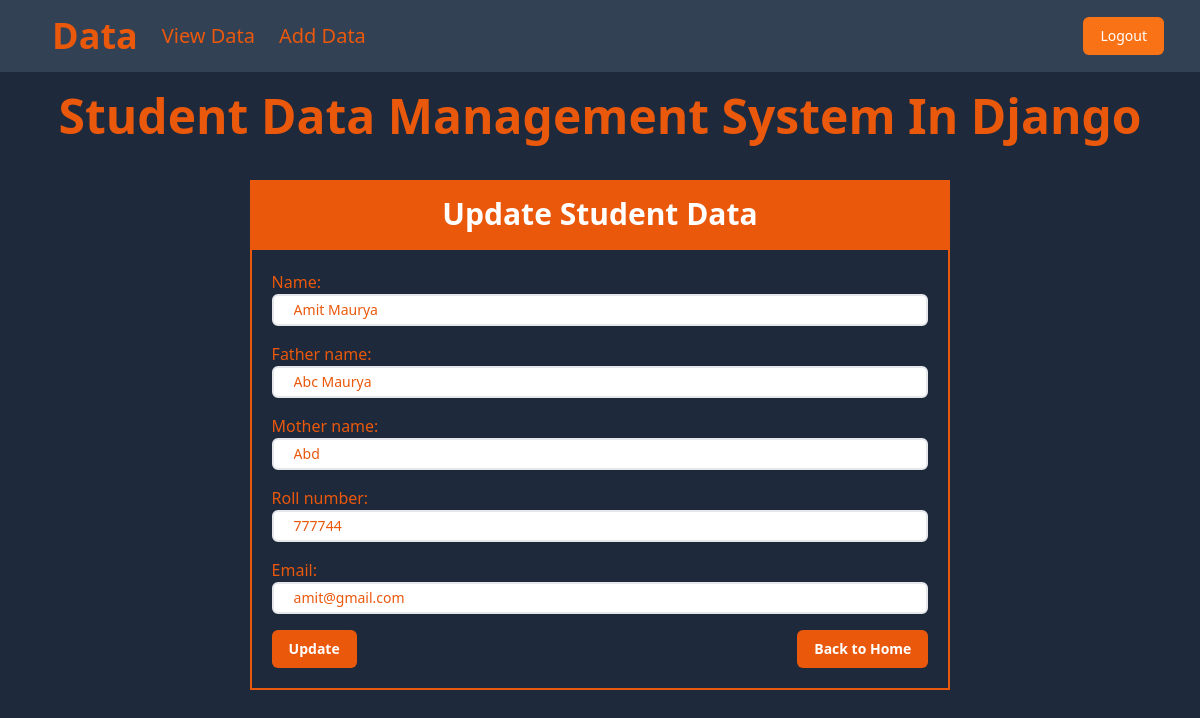
/update_Data/4/ (signed in), run on the app's committed database.
### data/models.py (models this page shows, shortened)
class Student_Data_Model(models.Model):
    name = models.CharField(max_length=50)
    father_name =models.CharField(max_length=60)
    mother_name =models.CharField(max_length=60)
    roll_number = models.IntegerField()
    email = models.EmailField(max_length=254)
    created_at = models.DateTimeField(auto_now_add=True)

### data/views.py (the view)
# urls.py: path('update_Data/<int:id>/',views.edit_Student_Data,name='Update_data'),
@login_required
def edit_Student_Data(request,id):
    if request.method == 'POST':
        get_Data_Model = Student_Data_Model.objects.get(pk = id)
        edit_forms = Add_Data_Form(request.POST,instance=get_Data_Model)
        if edit_forms.is_valid():
            edit_forms.save()
            return redirect('Show_data')
    else:
        get_Data_Model = Student_Data_Model.objects.get(pk = id)
        edit_forms = Add_Data_Form(instance=get_Data_Model)
    return render(request,'update_Details.html',{'edit_forms':edit_forms})

### data/templates/update_Details.html (shortened to what this page needs)
{% extends "layout.html" %}
{% block content %}
<h1 class="text-center text-4xl md:text-5xl font-bold p-5 text-orange-600">
    Student Data Management System In Django
  </h1>
  <div class="flex items-center justify-center px-4">
    <div class="py-5 w-full md:w-3/5">
      <h1 class="text-center text-2xl md:text-3xl font-bold p-4 bg-orange-600 text-white">
        Update Student Data
      </h1>
      <form action="" method="POST" class="border-2 border-orange-600 text-orange-600 p-5">
        <div class="space-y-4">
          {{edit_forms}}
        </div>
        <div class="pt-4 flex flex-col sm:flex-row items-center sm:justify-between">
          <button
            type="submit"
            class="px-4 py-2 mb-3 sm:mb-0 sm:mr-3 border border-transparent text-sm font-bold rounded-md text-white bg-orange-600 hover:bg-orange-700 focus:outline-none focus:ring-2"
          >
            Update
          </button>
          <a
            href="{% url 'Show_data' %}"
            class="px-4 py-2 border border-transparent text-sm font-bold rounded-md text-white bg-orange-600 hover:bg-orange-700 focus:outline-none focus:ring-2"
          >
            Back to Home
          </a>
        </div>
      </form>
    </div>
  </div>
{% endblock content %}

### data on the page
Student_Data_Model: name "Amit Maurya", father_name "Abc Maurya", mother_name "Abd", roll_number "777744", email "amit@gmail.com"
